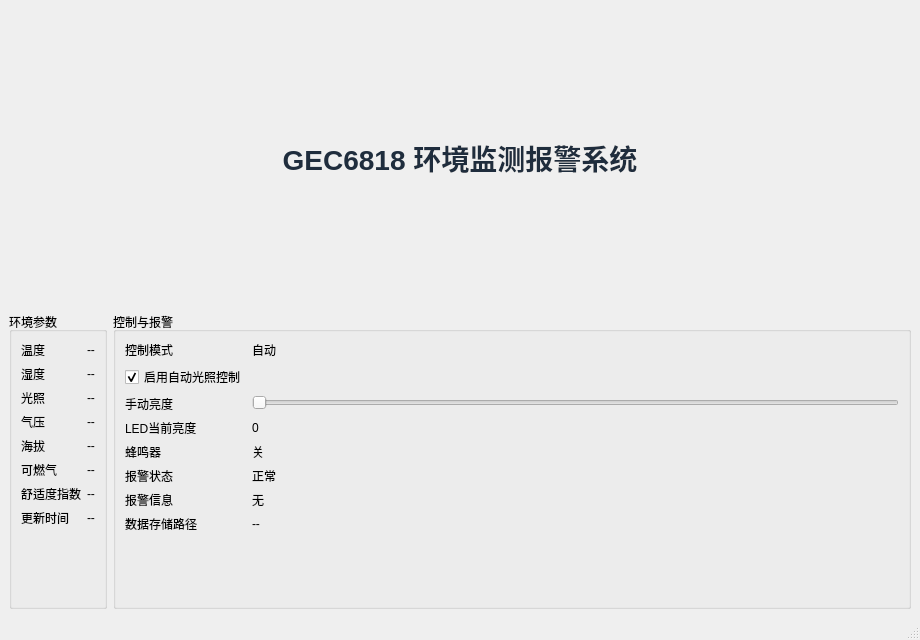
<?xml version="1.0" encoding="UTF-8"?>
<ui version="4.0">
 <class>MainWindow</class>
 <widget class="QMainWindow" name="MainWindow">
  <property name="geometry">
   <rect>
    <x>0</x>
    <y>0</y>
    <width>920</width>
    <height>640</height>
   </rect>
  </property>
  <property name="windowTitle">
   <string>GEC6818 环境监测报警系统</string>
  </property>
  <widget class="QWidget" name="centralwidget">
   <layout class="QVBoxLayout" name="verticalLayout">
    <item>
     <widget class="QLabel" name="titleLabel">
      <property name="text">
       <string>GEC6818 环境监测报警系统</string>
      </property>
      <property name="alignment">
       <set>Qt::AlignCenter</set>
      </property>
      <property name="styleSheet">
       <string notr="true">font-size: 28px; font-weight: bold; color: #1f2d3d;</string>
      </property>
     </widget>
    </item>
    <item>
     <layout class="QHBoxLayout" name="mainLayout">
      <item>
       <widget class="QGroupBox" name="sensorGroupBox">
        <property name="title">
         <string>环境参数</string>
        </property>
        <layout class="QFormLayout" name="sensorFormLayout">
         <item row="0" column="0"><widget class="QLabel" name="temperatureLabel"><property name="text"><string>温度</string></property></widget></item>
         <item row="0" column="1"><widget class="QLabel" name="temperatureValueLabel"><property name="text"><string>--</string></property></widget></item>
         <item row="1" column="0"><widget class="QLabel" name="humidityLabel"><property name="text"><string>湿度</string></property></widget></item>
         <item row="1" column="1"><widget class="QLabel" name="humidityValueLabel"><property name="text"><string>--</string></property></widget></item>
         <item row="2" column="0"><widget class="QLabel" name="lightLabel"><property name="text"><string>光照</string></property></widget></item>
         <item row="2" column="1"><widget class="QLabel" name="lightValueLabel"><property name="text"><string>--</string></property></widget></item>
         <item row="3" column="0"><widget class="QLabel" name="pressureLabel"><property name="text"><string>气压</string></property></widget></item>
         <item row="3" column="1"><widget class="QLabel" name="pressureValueLabel"><property name="text"><string>--</string></property></widget></item>
         <item row="4" column="0"><widget class="QLabel" name="altitudeLabel"><property name="text"><string>海拔</string></property></widget></item>
         <item row="4" column="1"><widget class="QLabel" name="altitudeValueLabel"><property name="text"><string>--</string></property></widget></item>
         <item row="5" column="0"><widget class="QLabel" name="gasLabel"><property name="text"><string>可燃气</string></property></widget></item>
         <item row="5" column="1"><widget class="QLabel" name="gasValueLabel"><property name="text"><string>--</string></property></widget></item>
         <item row="6" column="0"><widget class="QLabel" name="comfortLabel"><property name="text"><string>舒适度指数</string></property></widget></item>
         <item row="6" column="1"><widget class="QLabel" name="comfortValueLabel"><property name="text"><string>--</string></property></widget></item>
         <item row="7" column="0"><widget class="QLabel" name="timestampLabel"><property name="text"><string>更新时间</string></property></widget></item>
         <item row="7" column="1"><widget class="QLabel" name="timestampValueLabel"><property name="text"><string>--</string></property></widget></item>
        </layout>
       </widget>
      </item>
      <item>
       <widget class="QGroupBox" name="controlGroupBox">
        <property name="title">
         <string>控制与报警</string>
        </property>
        <layout class="QFormLayout" name="controlFormLayout">
         <item row="0" column="0"><widget class="QLabel" name="controlModeLabel"><property name="text"><string>控制模式</string></property></widget></item>
         <item row="0" column="1"><widget class="QLabel" name="controlModeValueLabel"><property name="text"><string>自动</string></property></widget></item>
         <item row="1" column="0"><widget class="QCheckBox" name="autoModeCheckBox"><property name="text"><string>启用自动光照控制</string></property><property name="checked"><bool>true</bool></property></widget></item>
         <item row="1" column="1"><spacer name="horizontalSpacer"><property name="orientation"><enum>Qt::Horizontal</enum></property><property name="sizeHint" stdset="0"><size><width>40</width><height>20</height></size></property></spacer></item>
         <item row="2" column="0"><widget class="QLabel" name="brightnessLabel"><property name="text"><string>手动亮度</string></property></widget></item>
         <item row="2" column="1"><widget class="QSlider" name="brightnessSlider"><property name="minimum"><number>0</number></property><property name="maximum"><number>100</number></property><property name="orientation"><enum>Qt::Horizontal</enum></property></widget></item>
         <item row="3" column="0"><widget class="QLabel" name="ledBrightnessLabel"><property name="text"><string>LED当前亮度</string></property></widget></item>
         <item row="3" column="1"><widget class="QLabel" name="ledBrightnessValueLabel"><property name="text"><string>0</string></property></widget></item>
         <item row="4" column="0"><widget class="QLabel" name="buzzerLabel"><property name="text"><string>蜂鸣器</string></property></widget></item>
         <item row="4" column="1"><widget class="QLabel" name="buzzerValueLabel"><property name="text"><string>关</string></property></widget></item>
         <item row="5" column="0"><widget class="QLabel" name="alarmStateTitleLabel"><property name="text"><string>报警状态</string></property></widget></item>
         <item row="5" column="1"><widget class="QLabel" name="alarmStateLabel"><property name="text"><string>正常</string></property></widget></item>
         <item row="6" column="0"><widget class="QLabel" name="alarmMessageTitleLabel"><property name="text"><string>报警信息</string></property></widget></item>
         <item row="6" column="1"><widget class="QLabel" name="alarmMessageLabel"><property name="text"><string>无</string></property></widget></item>
         <item row="7" column="0"><widget class="QLabel" name="logPathLabel"><property name="text"><string>数据存储路径</string></property></widget></item>
         <item row="7" column="1"><widget class="QLabel" name="logPathValueLabel"><property name="text"><string>--</string></property><property name="wordWrap"><bool>true</bool></property></widget></item>
        </layout>
       </widget>
      </item>
     </layout>
    </item>
   </layout>
  </widget>
  <widget class="QMenuBar" name="menubar">
   <property name="geometry">
    <rect>
     <x>0</x>
     <y>0</y>
     <width>920</width>
     <height>22</height>
    </rect>
   </property>
  </widget>
  <widget class="QStatusBar" name="statusbar"/>
 </widget>
 <resources/>
 <connections/>
</ui>
